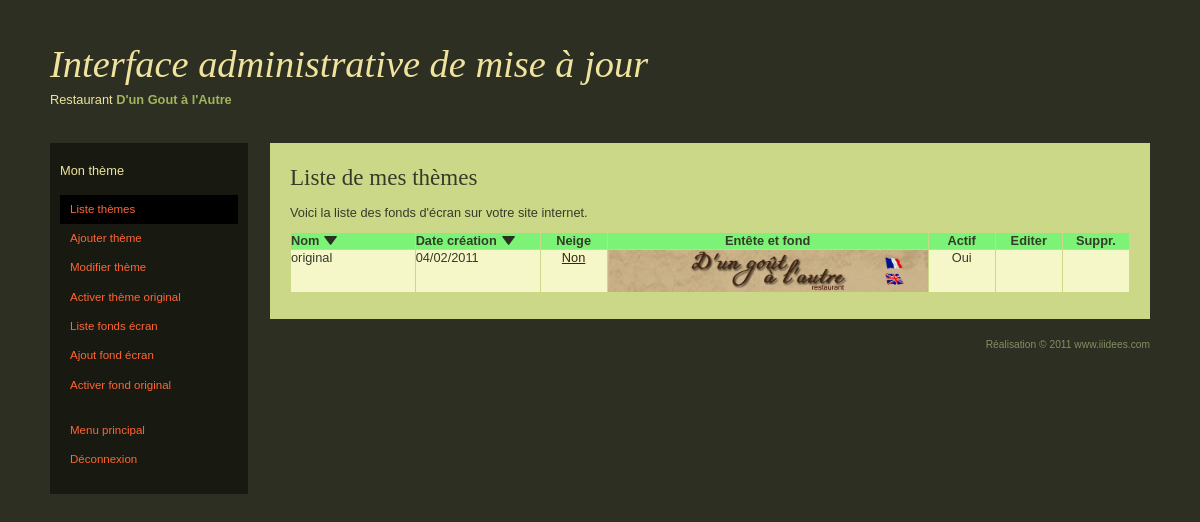
The page /iagdugala/theme_list.php (signed in) on the database its author committed.
### tables this page shows
CREATE TABLE IF NOT EXISTS `theme` (
  `id` int(10) unsigned NOT NULL AUTO_INCREMENT,
  `themeNom` varchar(65) NOT NULL,
  `fichierNom` varchar(45) NOT NULL,
  `dateCreer` datetime NOT NULL,
  `HasSnow` tinyint(3) unsigned NOT NULL,
  `heading` varchar(65) NOT NULL,
  `bouton` varchar(45) NOT NULL,
  `imageFond` int(11) NOT NULL,
  `IsOn` tinyint(4) NOT NULL,
  `fond` varchar(7) NOT NULL,
  `fondBoite` varchar(7) NOT NULL,
  `police` varchar(7) NOT NULL,
  `titreCadre` varchar(7) NOT NULL,
  `fondBoiteDeux` varchar(7) NOT NULL,
  `date` varchar(7) NOT NULL,
  `titreBoiteDeux` varchar(7) NOT NULL,
  `lienVisible` varchar(7) NOT NULL,
  `lienSurvol` varchar(7) NOT NULL,
  `lienPiedVisible` varchar(7) NOT NULL,
  `lienPiedSurvol` varchar(7) NOT NULL,
  `lienNavVisible` varchar(7) NOT NULL,
  `lienNavSurvol` varchar(7) NOT NULL,
  `navHautVisible` varchar(7) NOT NULL,
  `navBasVisible` varchar(7) NOT NULL,
  `navHautActif` varchar(7) NOT NULL,
  `navBasActif` varchar(7) NOT NULL,
  PRIMARY KEY (`id`)
);

### iagdugala/theme_list.php (the view, shortened to what this page needs)
<?php
	include('../inclusion/admintete.php');
	echo '<h2>Liste de mes thèmes</h2>';
	$display = 6;
	if ((isset($_GET['s'])) && (is_numeric($_GET['s']))) {
		$start = $_GET['s'];
	} else {
		$start = 0;
	}
	$sort = (isset($_GET['sort'])) ? $_GET['sort'] : 'n';
	switch($sort){
		default :
			$order_by = "themenom ASC";
			break;
	}
	$q = "SELECT theme.id, themenom, DATE_FORMAT(theme.dateCreer, '%d/%m/%Y') AS ladate, HasSnow, heading, IsOn, imageFond FROM theme ORDER BY $order_by LIMIT $start, $display";
	$r = @mysqli_query($dbc, $q);
	echo "<p>Voici la liste des fonds d'écran sur votre site internet.</p>";
	echo '<table width="100%" border="0" cellpadding="0" cellspacing="1">
	<tr bgcolor="#7cf376" valign="top">
	<td width="15%"><b>Nom</b><a href="theme_list.php?sort=n" title="Cliquez ici pour afficher les thèmes par ordre alphab&eacute;tique"><img src="../images/arrdown.jpg" border="0" width="23" height="11" /></a></td>
	<td width="15%"><b>Date création</b><a href="theme_list.php?sort=d" title="Cliquez ici pour afficher les thèmes par ordre date de création"><img src="../images/arrdown.jpg" border="0" width="23" height="11" /></a></td>
	<td width="8%" align="center"><b>Neige</b></td>
	<td align="center"><b>Entête et fond</b></td><td width="8%" align="center"><b>Actif</b></td>
	<td width="8%" align="center"><b>Editer</b></td><td width="8%" align="center"><b>Suppr.</b></td></tr>';
	$bg = '#c8f7ee';
	while ($row = mysqli_fetch_array($r, MYSQLI_ASSOC)) {
		$sql1 = 'SELECT nomfichier FROM photofond WHERE id = '. $row['imageFond'];
		$r1 = @mysqli_query($dbc, $sql1);
		$row1 = mysqli_fetch_array($r1, MYSQLI_ASSOC);
		if (!empty($row1)){
			$fnom = $row1['nomfichier'];
		}else{
			$fnom = '.jpg';
		}
		$bg = ($bg=='#c8f7ee' ? '#f6f7c8' : '#c8f7ee');
		echo '<tr bgcolor="' . $bg . '" valign="top">
		<td width="15%">' . $row['themenom'] .  '</td>
		<td width="15%">'. $row['ladate'] . '</td>
		<td width="8%" align="center">';
		if ($row['HasSnow']== 0){
			echo '<a href="addsnow.php?theid=' . $row['id'] . '&act=o" title="Cliquez ici pour activer la neige sur ce thème">Non</a>';
		}else{
			echo '<a href="addsnow.php?theid=' . $row['id'] . '&act=n" title="Cliquez ici pour désactiver la neige sur ce thème">Oui</a>';
		}
		echo '</td>';
		$photo = '../images/css/' . $row['heading'];
		$size = getimagesize($photo);
		echo '<td align="center" background="../images/css/chead' . $fnom .'"><img src="' . $photo . '" border="0" width ="' . round($size[0]/2.5) . '" height="' . round($size[1]/2.5) . '" title="Entête du thème ' . $row['themenom'] . '." alt="Entête du thème ' . $row['themenom']. '." /></td>';
		if ($row['IsOn'] == 1){
			echo '<td width="8%" align="center">Oui</a></td>';
		}else{
			echo '<td width="8%" align="center"><a href="theme_activ.php?theid=' . $row['id'] . '" title="Cliquez ici pour activer ce thème sur le site internet.">Non</a></td>';
		}
		if ($row['id'] !=1){
			echo '<td width="8%" align="center"><a href="theme_modifmain.php?theid=' . $row['id'] . '" title="Cliquez ici pour modifier ce thème.">Editer</a></td>';
			if ($row['IsOn'] != 1){
				echo '<td width="8%" align="center"><a href="theme_del.php?theid=' . $row['id'] . '" title="Cliquez ici pour supprimer ce thème." onClick="if(confirm(\'Voulez-vous vraiment supprimer ce fond ?\')) return true; else return false;">Suppr.</a></td>';
			}else{
				echo '<td width="8%"></td>';
			}
		}else{
			echo '<td width="8%"></td>
			<td width="8%"></td>';
		}
		echo '</tr>';
	}
	echo '</table>';
	echo '<br />';
	include('../inclusion/adminpied.php');
?>

### css/admin.css (style rules this page uses)
html { font-size: 100%; }
body { margin: 0; padding: 10px 20px; font-family: Verdana, "Bitstream Vera Sans", "Lucida Grande", sans-serif; font-size: .8em; line-height: 1.25; color: black; background: white; }
h1, h2, h3, h4, h5, h6 { margin: 1em 0 .5em 0; }
h1, h2 { font-family: Georgia, "Bitstream Vera Serif", Norasi, serif; font-weight: normal; }
h2 { font-size: 1.8em; }
p { margin: .75em 0; }
a { color: mediumblue; text-decoration: underline; }
a img { border: none; }
body { color: #F0E39E; background: #2C2F22; }
a { color: #FF6533; }
#contenu a { color: #332510; }
body { padding: 20px 50px; }
#contenu > :first-child { margin-top: 10px; }
#contenu p, #contenu li { line-height: 1.5; }

### rows shown on the page
theme: themeNom "original", ladate "04/02/2011", heading (picture), IsOn "Oui"

### other values the page prints
$cetpage[$i]['no'] "Liste thèmes"
$cetpage[$i]['no'] "Ajouter thème"
$cetpage[$i]['no'] "Modifier thème"
$cetpage[$i]['no'] "Activer thème original"
$cetpage[$i]['no'] "Liste fonds écran"
$cetpage[$i]['no'] "Ajout fond écran"
$cetpage[$i]['no'] "Activer fond original"
